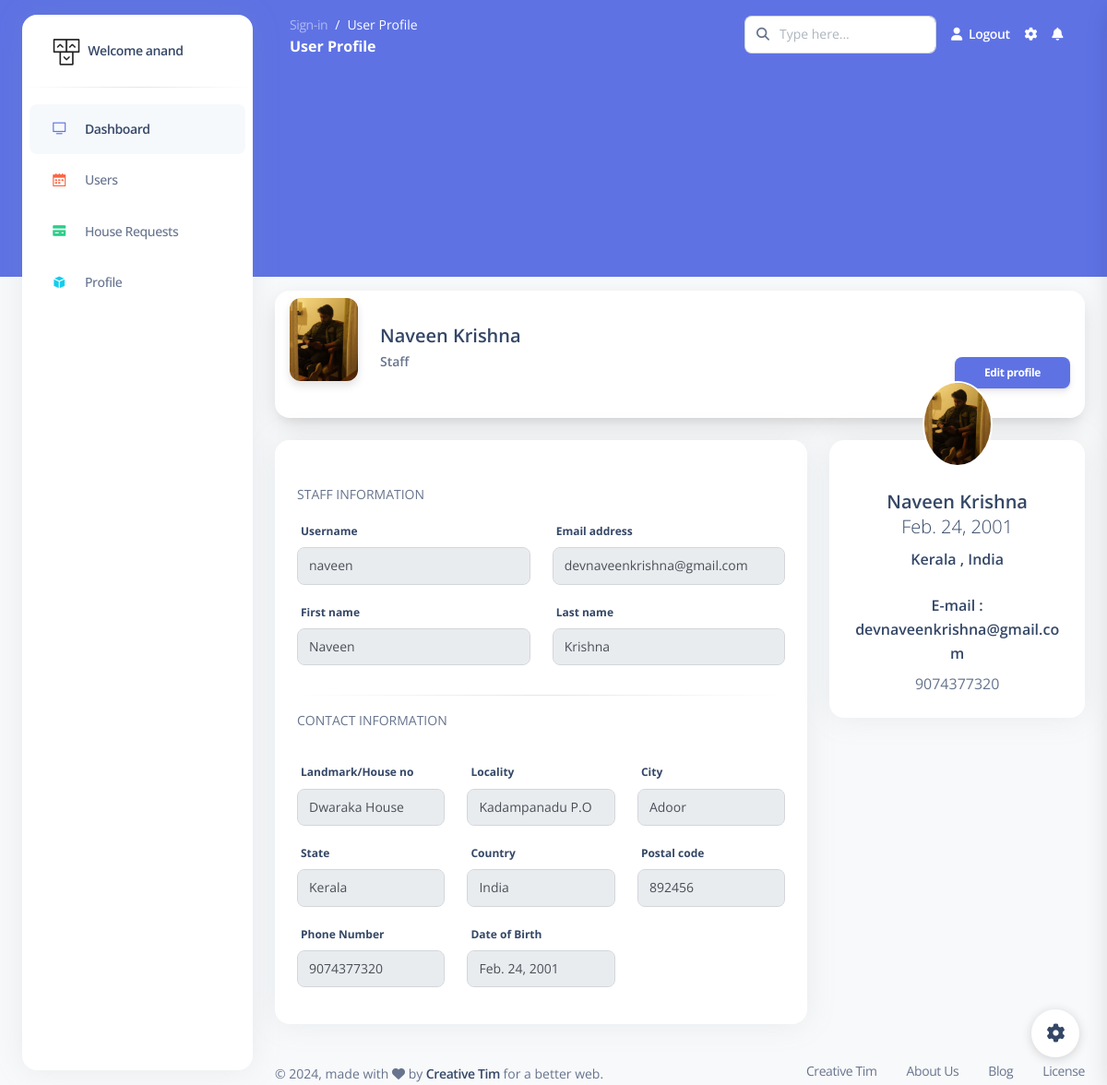
Screenshot of /cadmin/profile/2 (signed in) with the database file from the repository.
### cadmin/models.py (models this page shows)
class staff_details(models.Model):
    user_id = models.ForeignKey(User, on_delete=models.CASCADE, null=True, blank=True)
    staff_email = models.EmailField()
    staff_land_mark = models.CharField(max_length=70, default="Not specified")
    staff_locality = models.CharField(max_length=50, blank=True)
    staff_city = models.CharField(max_length=50, blank=True)
    staff_state = models.CharField(max_length=50, default="Not specified")
    staff_country = models.CharField(max_length=30, default="Not specified")
    staff_pin = models.IntegerField(null=True)
    staff_phone = models.BigIntegerField()
    staff_dob = models.DateField()
    staff_img = models.ImageField(upload_to='images/', null=True, blank=True)
    staff_status = models.BooleanField(default=True)

### cadmin/views.py (the view)
# urls.py: path('profile/<int:staff_id>' , views.profile , name="profile"),
@login_required(login_url='admin_login')
def profile(request, staff_id):
    staff = User.objects.get(id=staff_id)
    page = "User Profile"
    if staff_details.objects.filter(user_id=staff_id).exists():
        details = staff_details.objects.get(user_id=staff_id)
        if staff.is_staff is True:
            return render(request, 'staff/staff_profile/profile.html', {'details': details, 'staff': staff, 'page': page})
        else:
            return render(request, 'HouseOwner/profile/profile.html', {'details': details, 'staff': staff, 'page': page})
    else:
        return redirect('create_profile', staff_id)

### templates/staff/staff_profile/profile.html (shortened to what this page needs)
{% extends 'bases/staffbase.html' %}
{% load static %}
{% block content %}
<div class="card shadow-lg mx-4 card-profile-bottom">
  <div class="card-body p-3">
    <div class="row gx-4">
      <div class="col-auto">
        <div class="avatar avatar-xl position-relative">
          <img src="{{ details.staff_img.url }}" alt="profile_image" class="w-100 border-radius-lg shadow-sm">
        </div>
      </div>
      <div class="col-auto my-auto">
        <div class="h-100">
          <h5 class="mb-1">
            {{ staff.first_name }} {{staff.last_name}}
          </h5>
          <p class="mb-0 font-weight-bold text-sm">
            Staff
          </p>
        </div>
      </div>
    </div>
    <button style="margin-top: -4%; float: right;" type="submit"
    class="btn btn-primary btn-sm ms-auto"><a href="{% url 'edit_staff_profile' user_id=user.id %}" style="color:white;">Edit profile</a></button>
  </div>
</div>
<div class="container-fluid py-4">
  <div class="row">
    <div class="col-md-8">
      <div class="card">
        <div class="card-header pb-0">
        </div>
        <form method="POST" enctype="multipart/form-data">
          <div class="card-body">
            <p class="text-uppercase text-sm">Staff Information</p>
            <div class="row">
              <div class="col-md-6">
                <div class="form-group">
                  <label for="example-text-input" class="form-control-label">Username</label>
                  <input class="form-control" type="text" disabled value="{{staff.username}}">
                </div>
              </div>
              <div class="col-md-6">
                <div class="form-group">
                  <label for="example-text-input" class="form-control-label">Email address</label>
                  <input class="form-control" type="email" disabled value="{{staff.email}}">
                </div>
              </div>
              <div class="col-md-6">
                <div class="form-group">
                  <label for="example-text-input" class="form-control-label">First name</label>
                  <input class="form-control" type="text" disabled value="{{staff.first_name}}">
                </div>
              </div>
              <div class="col-md-6">
                <div class="form-group">
                  <label for="example-text-input" class="form-control-label">Last name</label>
                  <input class="form-control" type="text" disabled value="{{staff.last_name}}">
                </div>
              </div>
            </div>
            <hr class="horizontal dark">
            <p class="text-uppercase text-sm">Contact Information</p>
            <div class="row">
              <div class="col-md-12">
              </div>
              <div class="col-md-4">
                <div class="form-group">
                  <label for="example-text-input"  class="form-control-label">Landmark/House no</label>
                  <input class="form-control" value="{{details.staff_land_mark}}" disabled type="text" name="staff_land_mark" placeholder="eg: Example House">
                </div>
              </div>
              <div class="col-md-4">
                <div class="form-group">
                  <label for="example-text-input" class="form-control-label">Locality</label>
                  <input class="form-control" value="{{details.staff_locality}}" disabled type="text" name="staff_locality" placeholder="eg: Thicket Street">
                </div>
              </div>
              <div class="col-md-4">
                <div class="form-group">
                  <label for="example-text-input" class="form-control-label">City</label>
                  <input class="form-control" value="{{details.staff_city}}" disabled type="text" name="staff_city" placeholder="eg: Lavasa">
                </div>
              </div>
              <div class="col-md-4">
                <div class="form-group">
                  <label for="example-text-input" class="form-control-label">State</label>
                  <input class="form-control" value="{{details.staff_state}}" disabled type="text" name="staff_state" placeholder="eg: Maharastra">
                </div>
              </div>
              <div class="col-md-4">
                <div class="form-group">
                  <label for="example-text-input" class="form-control-label">Country</label>
                  <input class="form-control" value="{{details.staff_country}}" disabled type="text" name="staff_country" placeholder="eg: India">
                </div>
              </div>
              <div class="col-md-4">
                <div class="form-group">
                  <label for="example-text-input" class="form-control-label">Postal code</label>
                  <input class="form-control" value="{{details.staff_pin}}" disabled type="text" name="staff_pin" placeholder="eg: 897605">
                </div>
              </div>
              <div class="col-md-4">
                <div class="form-group">
                  <label for="example-text-input" class="form-control-label">Phone Number</label>
                  <input class="form-control" value="{{details.staff_phone}}" disabled type="text" name="staff_phone" placeholder="9012345677">
                </div>
              </div>
              <div class="col-md-4">
                <div class="form-group">
                  <label for="example-text-input" class="form-control-label">Date of Birth</label>
                  <input class="form-control" value="{{details.staff_dob}}" disabled name="staff_dob" type="text">
                </div>
              </div>
              <div class="col-md-4">
              </div>
            </div>
          </div>
        </form>
      </div>
    </div>
    <div class="col-md-4">
      <div class="card card-profile">
        <div class="row justify-content-center">
          <div class="col-4 col-lg-4 order-lg-2">
            <div class="mt-n4 mt-lg-n6 mb-4 mb-lg-0">
              <a href="javascript:;">
                <img src="{{ details.staff_img.url }}" class="rounded-circle img-fluid border border-2 border-white">
              </a>
            </div>
          </div>
        </div>
        <div class="card-body pt-0">
          <div class="text-center mt-4">
            <h5>
              {{ staff.first_name }} {{ staff.last_name }} <span class="font-weight-light"><br>{{ details.staff_dob }}</span>
            </h5>
            <div class="h6 font-weight-300">
              {{details.staff_state}} , {{details.staff_country}}
            </div>
            <div class="h6 mt-4">
              E-mail : {{staff.email}}
            </div>
            <div>
              {{details.staff_phone}}
            </div>
          </div>
        </div>
      </div>
    </div>
  </div>
</div>
{% endblock content %}

### templates/bases/staffbase.html (shortened to what this page needs)
{% load static %}
<!DOCTYPE html>
<html lang="en">
<head>
  <link href="{% static 'admin/css/nucleo-icons.css' %}" rel="stylesheet" />
  <link href="{% static 'admin/css/nucleo-svg.css' %}" rel="stylesheet" />
  <link href="{% static 'admin/css/nucleo-svg.css' %}" rel="stylesheet" />
  <link id="pagestyle" href="{% static 'admin/css/argon-dashboard.css' %}" rel="stylesheet" />
</head>
<body class="g-sidenav-show   bg-gray-100">
  <div class="min-height-300 bg-primary position-absolute w-100"></div>
  <aside class="sidenav bg-white navbar navbar-vertical navbar-expand-xs border-0 border-radius-xl my-3 fixed-start ms-4 " id="sidenav-main">
    <div class="sidenav-header">
      <a class="navbar-brand m-0" href=" https://demos.creative-tim.com/argon-dashboard/pages/dashboard.html " target="_blank">
        <img src="{% static 'admin/img/logo-ct-dark.png' %}" class="navbar-brand-img h-100" alt="main_logo">
        <span class="ms-1 font-weight-bold">Welcome {{ request.user.username }}</span>
      </a>
    </div>
    <hr class="horizontal dark mt-0">
    <div class="collapse navbar-collapse  w-auto " id="sidenav-collapse-main">
      <ul class="navbar-nav">
        <li class="nav-item">
          <a class="nav-link active" href="/">
            <div class="icon icon-shape icon-sm border-radius-md text-center me-2 d-flex align-items-center justify-content-center">
              <i class="ni ni-tv-2 text-primary text-sm opacity-10"></i>
            </div>
            <span class="nav-link-text ms-1">Dashboard</span>
          </a>
        </li>
        <li class="nav-item">
          <a class="nav-link " href="{% url 'staff_users_list' %}">
            <div class="icon icon-shape icon-sm border-radius-md text-center me-2 d-flex align-items-center justify-content-center">
              <i class="ni ni-calendar-grid-58 text-warning text-sm opacity-10"></i>
            </div>
            <span class="nav-link-text ms-1">Users</span>
          </a>
        </li>
        <li class="nav-item">
          <a class="nav-link " href="{% url 'house_requests' %}">
            <div class="icon icon-shape icon-sm border-radius-md text-center me-2 d-flex align-items-center justify-content-center">
              <i class="ni ni-credit-card text-success text-sm opacity-10"></i>
            </div>
            <span class="nav-link-text ms-1">House Requests</span>
          </a>
        </li>
        <li class="nav-item">
          <a class="nav-link " href="{% url 'profile' staff_id=request.user.id  %}">
            <div class="icon icon-shape icon-sm border-radius-md text-center me-2 d-flex align-items-center justify-content-center">
              <i class="ni ni-app text-info text-sm opacity-10"></i>
            </div>
            <span class="nav-link-text ms-1">Profile</span>
          </a>
        </li>
      </ul>
    </div>
  </aside>
  <main class="main-content position-relative border-radius-lg ">
    <nav class="navbar navbar-main navbar-expand-lg px-0 mx-4 shadow-none border-radius-xl " id="navbarBlur" data-scroll="false">
      <div class="container-fluid py-1 px-3">
        <nav aria-label="breadcrumb">
          <ol class="breadcrumb bg-transparent mb-0 pb-0 pt-1 px-0 me-sm-6 me-5">
            <li class="breadcrumb-item text-sm"><a class="opacity-5 text-white" href="{% url 'admin_login' %}">Sign-in</a></li>
            <li class="breadcrumb-item text-sm text-white active" aria-current="page">{{page}}</li>
          </ol>
          <h6 class="font-weight-bolder text-white mb-0">{{page}}</h6>
        </nav>
        <div class="collapse navbar-collapse mt-sm-0 mt-2 me-md-0 me-sm-4" id="navbar">
          <div class="ms-md-auto pe-md-3 d-flex align-items-center">
            <div class="input-group">
              <span class="input-group-text text-body"><i class="fas fa-search" aria-hidden="true"></i></span>
              <input type="text" class="form-control" placeholder="Type here...">
            </div>
          </div>
          <ul class="navbar-nav  justify-content-end">
            <li class="nav-item d-flex align-items-center">
              <a href="{% url 'admin_logout' %}" class="nav-link text-white font-weight-bold px-0">
                <i class="fa fa-user me-sm-1"></i>
                <span class="d-sm-inline d-none">Logout</span>
              </a>
            </li>
            <li class="nav-item px-3 d-flex align-items-center">
              <a href="javascript:;" class="nav-link text-white p-0">
                <i class="fa fa-cog fixed-plugin-button-nav cursor-pointer"></i>
              </a>
            </li>
            <li class="nav-item dropdown pe-2 d-flex align-items-center">
              <a href="javascript:;" class="nav-link text-white p-0" id="dropdownMenuButton" data-bs-toggle="dropdown" aria-expanded="false">
                <i class="fa fa-bell cursor-pointer"></i>
              </a>
            </li>
          </ul>
        </div>
      </div>
    </nav>
    {% block content %}
    {% endblock content %}
    <footer class="footer pt-3  ">
        <div class="container-fluid">
          <div class="row align-items-center justify-content-lg-between">
            <div class="col-lg-6 mb-lg-0 mb-4">
              <div class="copyright text-center text-sm text-muted text-lg-start">
                © ,
                made with <i class="fa fa-heart"></i> by
                <a href="https://www.creative-tim.com" class="font-weight-bold" target="_blank">Creative Tim</a>
                for a better web.
              </div>
            </div>
            <div class="col-lg-6">
              <ul class="nav nav-footer justify-content-center justify-content-lg-end">
                <li class="nav-item">
                  <a href="https://www.creative-tim.com" class="nav-link text-muted" target="_blank">Creative Tim</a>
                </li>
                <li class="nav-item">
                  <a href="https://www.creative-tim.com/presentation" class="nav-link text-muted" target="_blank">About Us</a>
                </li>
                <li class="nav-item">
                  <a href="https://www.creative-tim.com/blog" class="nav-link text-muted" target="_blank">Blog</a>
                </li>
                <li class="nav-item">
                  <a href="https://www.creative-tim.com/license" class="nav-link pe-0 text-muted" target="_blank">License</a>
                </li>
              </ul>
            </div>
          </div>
        </div>
      </footer>
  </main>
  <div class="fixed-plugin">
    <a class="fixed-plugin-button text-dark position-fixed px-3 py-2">
      <i class="fa fa-cog py-2"> </i>
    </a>
  </div>
</body>
</html>

### static/css/nucleo-svg.css (style rules this page uses)
.icon { display: inline-block; color: #111111; height: 1em; width: 1em; }
.icon-sm { height: 0.8em; width: 0.8em; }
.icon { fill: currentColor; stroke: none; }

### rows the page displays
staff_details: staff_img (picture), staff_land_mark "Dwaraka House", staff_locality "Kadampanadu P.O", staff_city "Adoor", staff_state "Kerala", staff_country "India", staff_pin "892456", staff_phone "9074377320", staff_dob "Feb. 24, 2001"

### other values shown
{{ request.user.username }} "anand"
{{ page }} "User Profile"
{{ staff.first_name }} "Naveen"
{{ staff.last_name }} "Krishna"
{{ staff.email }} "devnaveenkrishna@gmail.com"
